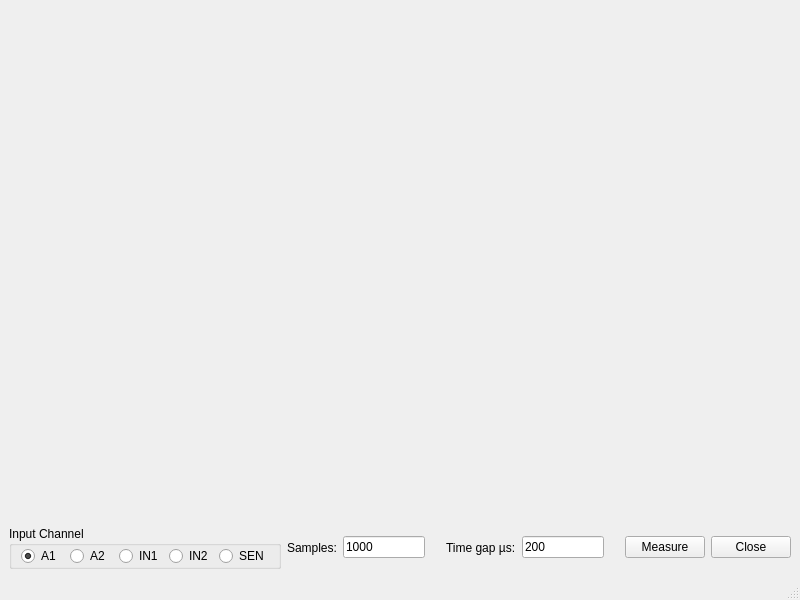
<?xml version="1.0" encoding="UTF-8"?>
<ui version="4.0">
 <class>MainWindow</class>
 <widget class="QMainWindow" name="MainWindow">
  <property name="geometry">
   <rect>
    <x>0</x>
    <y>0</y>
    <width>800</width>
    <height>600</height>
   </rect>
  </property>
  <property name="windowTitle">
   <string>MainWindow</string>
  </property>
  <widget class="QWidget" name="centralwidget">
   <layout class="QVBoxLayout" name="verticalLayout">
    <item>
     <widget class="QwtPlot" name="qwtPlot"/>
    </item>
    <item>
     <layout class="QHBoxLayout" name="horizontalLayout">
      <item>
       <widget class="QGroupBox" name="groupBox">
        <property name="title">
         <string>Input Channel</string>
        </property>
        <layout class="QHBoxLayout" name="horizontalLayout_2">
         <property name="topMargin">
          <number>0</number>
         </property>
         <property name="bottomMargin">
          <number>0</number>
         </property>
         <item>
          <widget class="QRadioButton" name="radioButton">
           <property name="text">
            <string>A1 </string>
           </property>
           <property name="checked">
            <bool>true</bool>
           </property>
          </widget>
         </item>
         <item>
          <widget class="QRadioButton" name="radioButton_2">
           <property name="text">
            <string>A2 </string>
           </property>
          </widget>
         </item>
         <item>
          <widget class="QRadioButton" name="radioButton_3">
           <property name="text">
            <string>IN1</string>
           </property>
          </widget>
         </item>
         <item>
          <widget class="QRadioButton" name="radioButton_4">
           <property name="text">
            <string>IN2</string>
           </property>
          </widget>
         </item>
         <item>
          <widget class="QRadioButton" name="radioButton_5">
           <property name="text">
            <string>SEN</string>
           </property>
          </widget>
         </item>
        </layout>
       </widget>
      </item>
      <item>
       <widget class="QLabel" name="label">
        <property name="text">
         <string>Samples:</string>
        </property>
       </widget>
      </item>
      <item>
       <widget class="QLineEdit" name="samplesEdit">
        <property name="text">
         <string>1000</string>
        </property>
       </widget>
      </item>
      <item>
       <spacer name="horizontalSpacer_3">
        <property name="orientation">
         <enum>Qt::Horizontal</enum>
        </property>
        <property name="sizeHint" stdset="0">
         <size>
          <width>40</width>
          <height>20</height>
         </size>
        </property>
       </spacer>
      </item>
      <item>
       <widget class="QLabel" name="label_2">
        <property name="text">
         <string>Time gap µs:</string>
        </property>
       </widget>
      </item>
      <item>
       <widget class="QLineEdit" name="delayEdit">
        <property name="text">
         <string>200</string>
        </property>
       </widget>
      </item>
      <item>
       <spacer name="horizontalSpacer">
        <property name="orientation">
         <enum>Qt::Horizontal</enum>
        </property>
        <property name="sizeHint" stdset="0">
         <size>
          <width>40</width>
          <height>20</height>
         </size>
        </property>
       </spacer>
      </item>
      <item>
       <widget class="QPushButton" name="measureButton">
        <property name="text">
         <string>Measure</string>
        </property>
       </widget>
      </item>
      <item>
       <widget class="QPushButton" name="closeButton">
        <property name="text">
         <string>Close</string>
        </property>
       </widget>
      </item>
     </layout>
    </item>
   </layout>
  </widget>
  <widget class="QMenuBar" name="menubar">
   <property name="geometry">
    <rect>
     <x>0</x>
     <y>0</y>
     <width>800</width>
     <height>30</height>
    </rect>
   </property>
  </widget>
  <widget class="QStatusBar" name="statusbar"/>
 </widget>
 <customwidgets>
  <customwidget>
   <class>QwtPlot</class>
   <extends>QFrame</extends>
   <header>qwt_plot.h</header>
  </customwidget>
 </customwidgets>
 <resources/>
 <connections/>
</ui>
